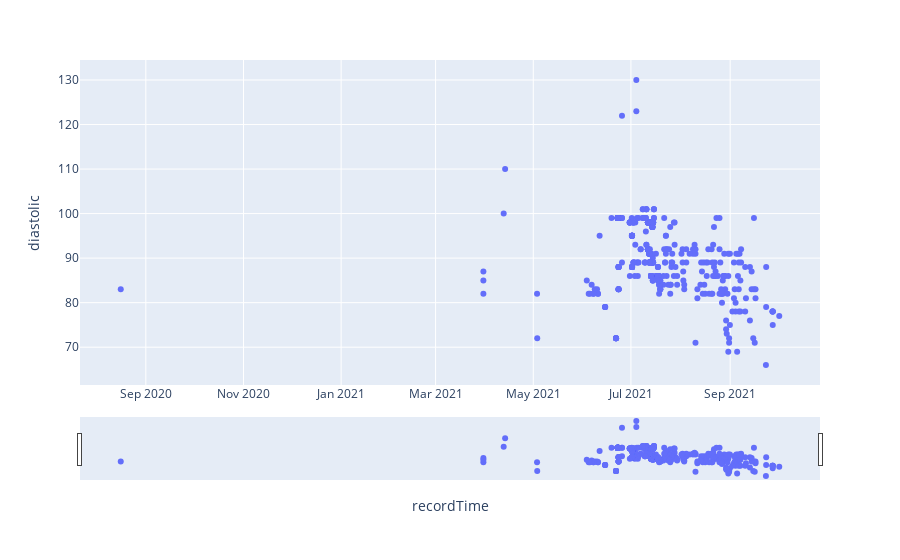

This figure's notebook cell:
### Code cell
fig = px.scatter(bp14042.reset_index(), x='recordTime', y='diastolic',
                 #color='diastolic_outliers', 
                 title='')
fig.update_xaxes(
   rangeslider_visible=True,
) 
fig.show()

### Figure 1 — Plotly figure (JSON) as saved in the notebook; plotly's stock layout.template omitted (floating-point values rounded to 4 significant figures; data arrays with more than 128 entries replaced by an {"elided": "..."} marker saying what was removed)
{"data": [{"hovertemplate": "recordTime=%{x}<br>diastolic=%{y}<extra></extra>", "legendgroup": "", "marker": {"color": "#636efa", "symbol": "circle"}, "mode": "markers", "name": "", "orientation": "v", "showlegend": false, "type": "scatter", "x": {"elided": "431 str values"}, "xaxis": "x", "y": {"elided": "431 int values"}, "yaxis": "y"}], "layout": {"legend": {"tracegroupgap": 0}, "margin": {"t": 60}, "xaxis": {"anchor": "y", "domain": [0, 1], "rangeslider": {"visible": true}, "title": {"text": "recordTime"}}, "yaxis": {"anchor": "x", "domain": [0, 1], "title": {"text": "diastolic"}}}}
